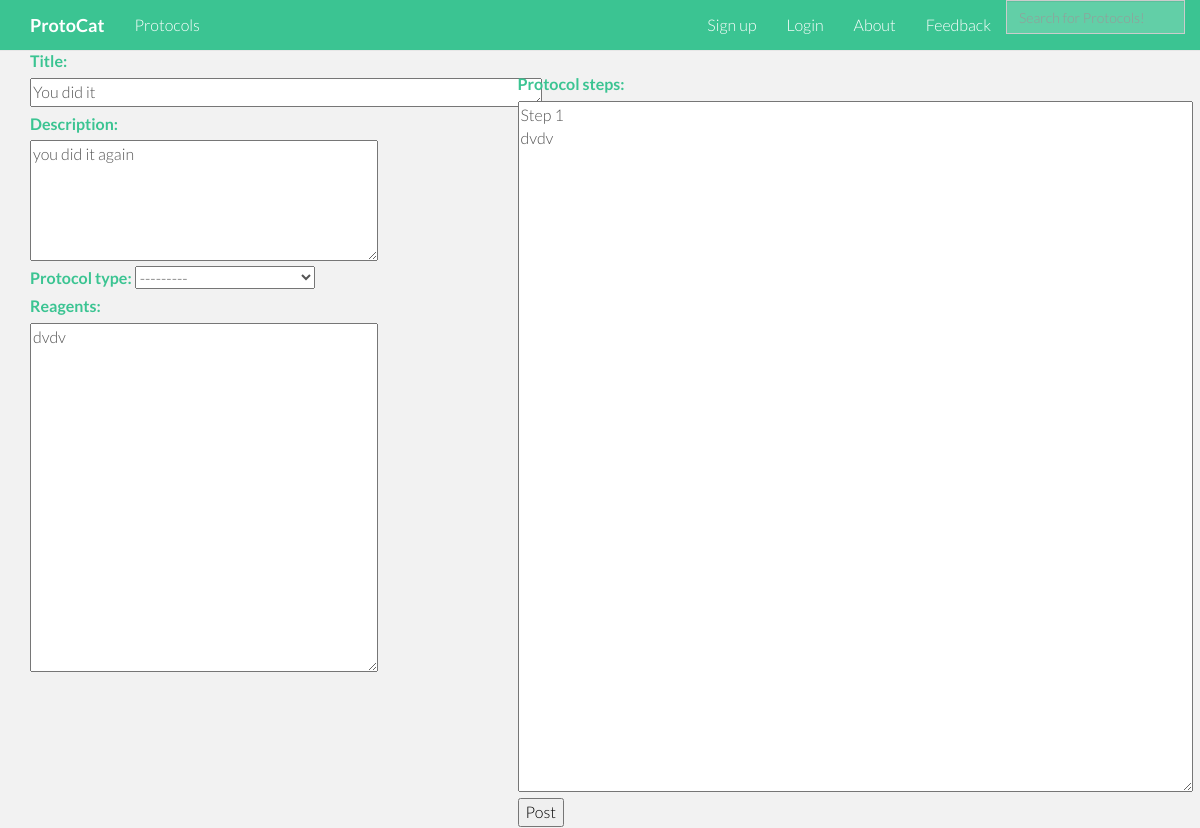
The app's page /pre_edit/97/, older data.
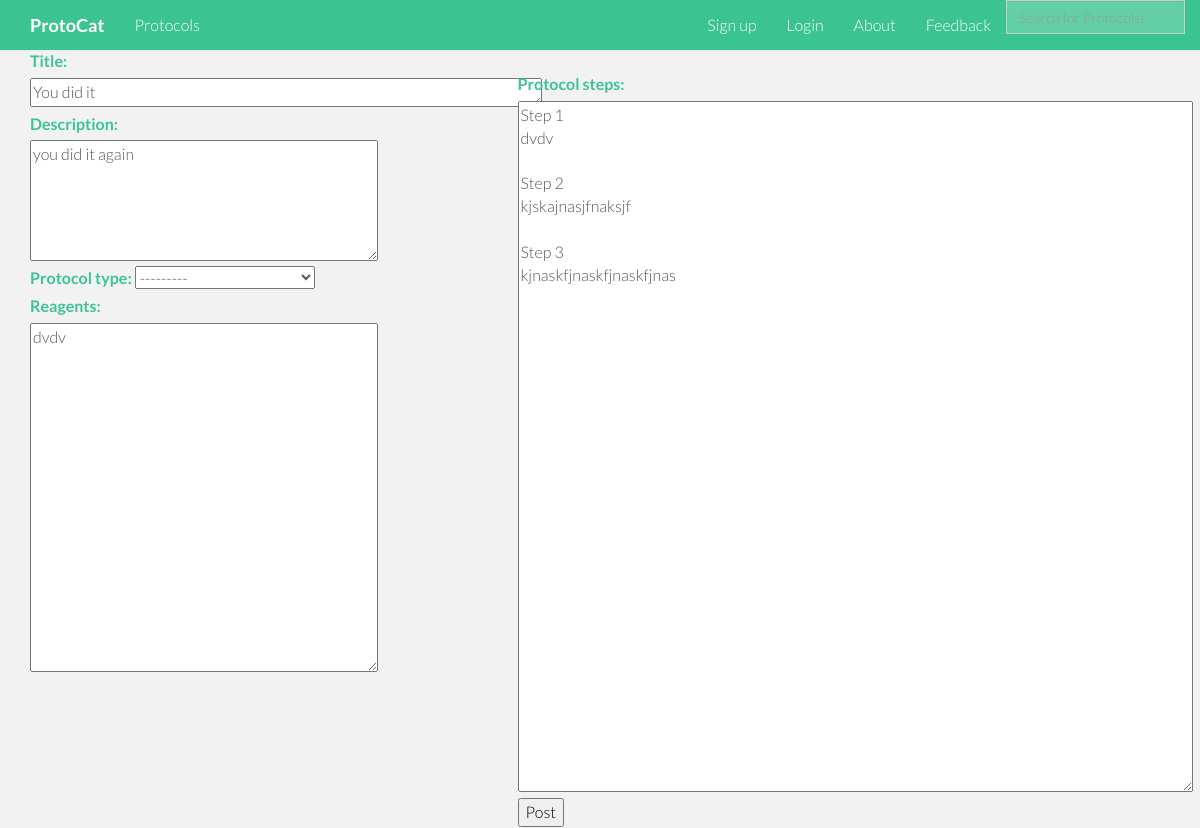
The same page, newer data.
### protocat_app/models.py (models this page shows)
class Protocol(models.Model):
    id = models.AutoField(primary_key=True)
    title = models.TextField()
    author = models.CharField(max_length=50)
    date_of_upload = models.DateField(auto_now_add=True)
    date_modified = models.DateField(auto_now=True)
    description = models.TextField(blank=True)
    protocol_type = models.CharField(max_length=2, choices=PROTOCOL_TYPES, null=True, blank=True)
    rating = models.DecimalField(
        validators=[MinValueValidator(0.0), MaxValueValidator(5.0)],
        max_digits=3, decimal_places=2, default=2.50)
    num_ratings = models.IntegerField(default=0)
    user_rated = models.TextField(default='')
    reagents = models.TextField(default='')
    protocol_steps = models.TextField(default='')

### protocat_app/views.py (the view)
# urls.py: url(r'^pre_edit/(?P<protocol_id>[0-9]+)/$', views.pre_edit, name='pre_edit'),
def pre_edit(request, protocol_id):
    protocol = Protocol.objects.get(id=protocol_id)
    title = protocol.title
    reagents = protocol.reagents
    protocol_type = protocol.protocol_type
    description = protocol.description
    protocol_steps = protocol.protocol_steps
    url= "/protocol_display/" + str(protocol_id)
    form = ProtocolUploadForm(request.POST, instance=protocol)
    context = {
        'protocol_id':protocol_id,
        'protocol':protocol,
        'title':title,
        'reagents':reagents,
        'description':description,
        'protocol_type':protocol_type,
        'protocol_steps':protocol_steps,
        'PROTOCOL_TYPES':PROTOCOL_TYPES,
        'url':url,
        'form':form
    }
    return render(request, 'protocat_app/edit_protocol.html', context)

### protocat_app/forms.py
class ProtocolUploadForm(forms.ModelForm):
    title = forms.CharField(widget=forms.Textarea(attrs={'rows':1, 'cols':60}))
    description = forms.CharField(required=False, widget=forms.Textarea(attrs={'rows':5, 'cols':40}))
    protocol_steps = forms.CharField(required=False)
    class Meta:
        model = Protocol
        fields = ['title','description','protocol_type', 'reagents','protocol_steps']
        exclude = [None]

### protocat_app/templates/protocat_app/edit_protocol.html (shortened to what this page needs)
{% extends 'base.html' %}
{% load staticfiles %}
{% block content %}
    <div class="container">
        <div class="row">
            <div class="col-md-4">
                <form method="POST" action="/edit_protocol/{{protocol_id}}/">
                    <div class="fieldWrapper">
                        {{ form.title.label_tag }}
                        <textarea name="title" id="id_title" rows="1" cols="60">{{title}}</textarea>
                    </div>
                    <div class="fieldWrapper">
                        {{ form.description.label_tag }}
                        {% if description %}
                        <textarea name="description" id="id_description" rows="5" cols="40">{{description}}</textarea>
                        {% else %}
                        <textarea name="description" id="id_description" rows="5" cols="40"></textarea>
                        {% endif %}
                    </div>
                    <div class="fieldWrapper">
                        {{ form.protocol_type.label_tag }}
                        {{ form.protocol_type }}
                    </div>
                    <div class="fieldWrapper">
                        {{ form.reagents.label_tag }}
                        <textarea name="reagents" id="id_reagents" rows="15" cols="40">{{reagents}}</textarea>
                    </div>
            </div>
            <div class="col-md-1"></div>
            <div class="col-md-7">
                    <div class="fieldWrapper">
                        <br>
                        {{ form.protocol_steps.label_tag }}
                        <textarea name="protocol_steps" id="id_protocol_steps" rows="30" cols="80">{{protocol_steps}}</textarea>
                    </div>
                    <input type="submit" value="Post">
            </div>
            </div>
        </div>
    </div>
{% endblock %}

Row changes from the older to the newer data that the page shows:
changed Protocol "You did it": protocol_steps "Step 1 dvdv" → "Step 1 dvdv Step 2 kjskajnasjfnaksjf Step 3 kjnaskfjnaskfjnaskfjnas"
